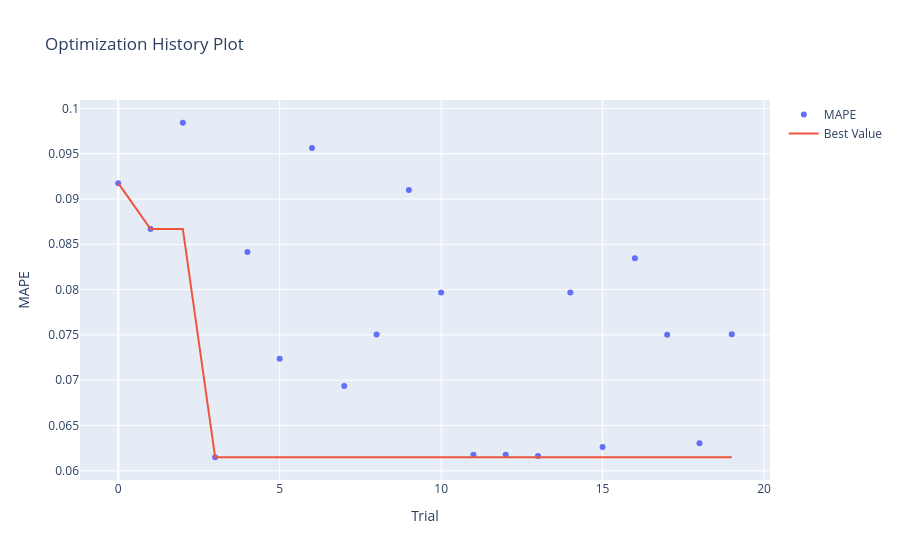

Notebook cell for this chart:
### Code cell
optuna.visualization.plot_optimization_history(study, target_name="MAPE")

### Figure 1 — Plotly figure (JSON) as saved in the notebook; plotly's stock layout.template omitted (floating-point values rounded to 4 significant figures)
{"data": [{"mode": "markers", "name": "MAPE", "type": "scatter", "x": [0, 1, 2, 3, 4, 5, 6, 7, 8, 9, 10, 11, 12, 13, 14, 15, 16, 17, 18, 19], "y": [0.09174, 0.08669, 0.09841, 0.06149, 0.08415, 0.07237, 0.09562, 0.06935, 0.07505, 0.091, 0.07967, 0.06178, 0.06176, 0.06163, 0.07968, 0.06263, 0.08344, 0.07502, 0.06303, 0.07508]}, {"mode": "lines", "name": "Best Value", "type": "scatter", "x": [0, 1, 2, 3, 4, 5, 6, 7, 8, 9, 10, 11, 12, 13, 14, 15, 16, 17, 18, 19], "y": [0.09174, 0.08669, 0.08669, 0.06149, 0.06149, 0.06149, 0.06149, 0.06149, 0.06149, 0.06149, 0.06149, 0.06149, 0.06149, 0.06149, 0.06149, 0.06149, 0.06149, 0.06149, 0.06149, 0.06149]}, {"marker": {"color": "#cccccc"}, "mode": "markers", "name": "Infeasible Trial", "showlegend": false, "type": "scatter", "x": [], "y": []}], "layout": {"title": {"text": "Optimization History Plot"}, "xaxis": {"title": {"text": "Trial"}}, "yaxis": {"title": {"text": "MAPE"}}}}
